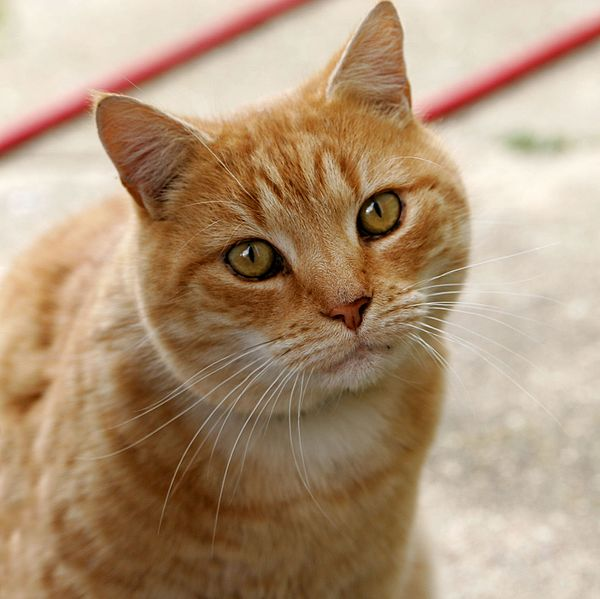
#> input picture img/Cat03.jpg, 600 x 599 px, given in place of Vertical.png, which was not available
$ python bordes_base.py
#> lines starting #> are read from the running program, lines starting #| are printed output that depends on the picture; pictures that were not available may be replaced by others from this repository, and a replacement may not be noted
import cv2
import numpy as np

vertical = cv2.imread('img/Vertical.png')
#> vertical is the input picture: shape (599, 600, 3); mean B, G, R 120.7, 148.8, 175.9

kernel_x = np.array([[-1,1],
                     [0,0]])

kernel_y = np.array([[-1,0],
                     [1,-0]])

output_x = cv2.filter2D(vertical,-1,kernel_x)
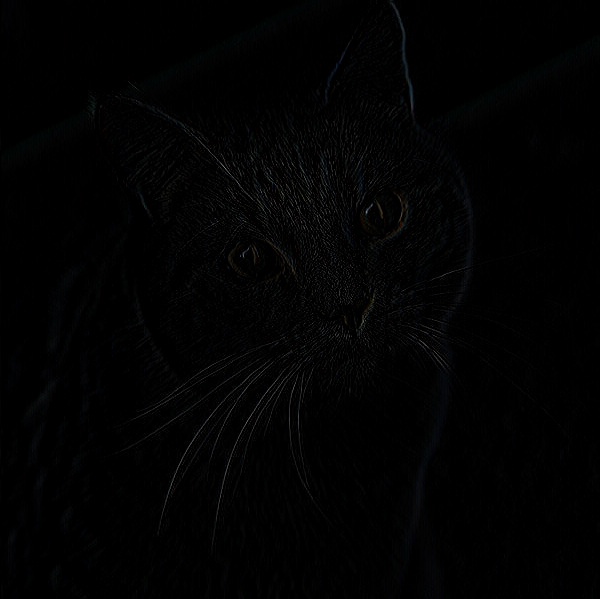
#> output_x: shape (599, 600, 3); mean B, G, R 2.1, 2, 1.9
output_y = cv2.filter2D(vertical,-1,kernel_y)

""" cv2.imshow('vertical',vertical)
cv2.imshow('vertical_x',output_x)
cv2.imshow('vertical_y',output_y)
 """

horizontal = cv2.imread('img/Horizontal.png')
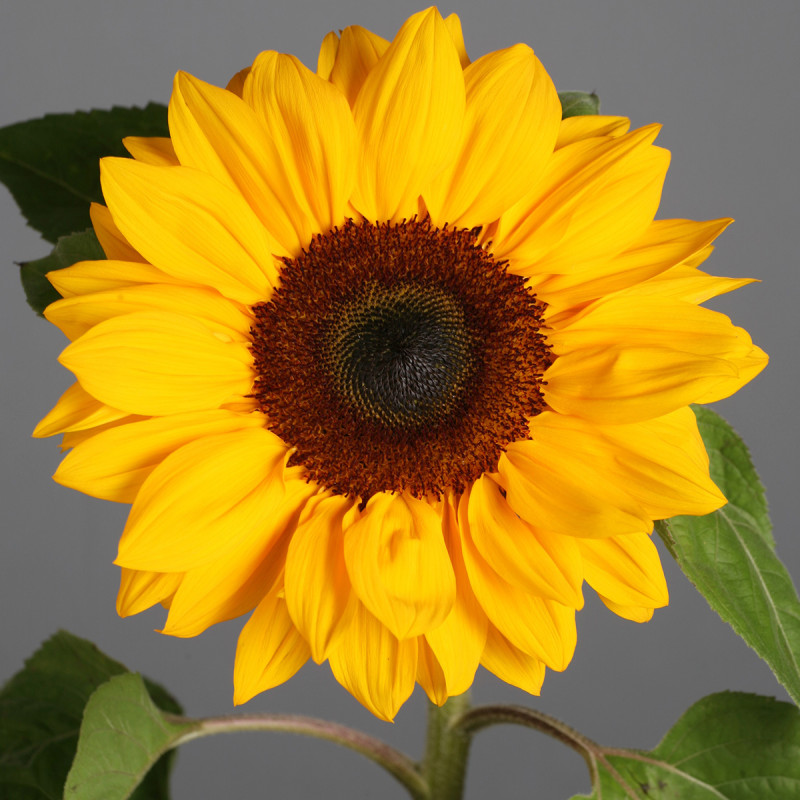
#> input picture img/Girasol.jpg, 800 x 800 px, given in place of Horizontal.png, which was not available
#> horizontal is the input picture: shape (800, 800, 3); mean B, G, R 41.3, 128.9, 163.2
gx= cv2.filter2D(horizontal,-1,kernel_x)
gy = cv2.filter2D(horizontal,-1,kernel_y)
"""
cv2.imshow('horizontal', horizontal)
cv2.imshow('gx', gx)
cv2.imshow('gy',gy)
cv2.waitKey(0)
 """

fruta = cv2.imread('img/fruta2.jpg')
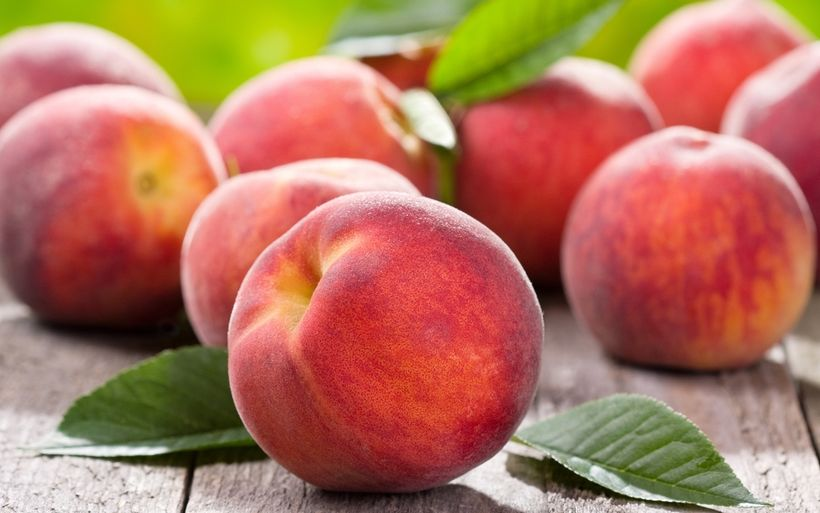
#> input picture img/fruta2.jpg, 820 x 513 px, found by its file name
#> fruta is the input picture: shape (513, 820, 3); mean B, G, R 92.9, 116, 177.7
gx= cv2.filter2D(fruta,-1,kernel_x)
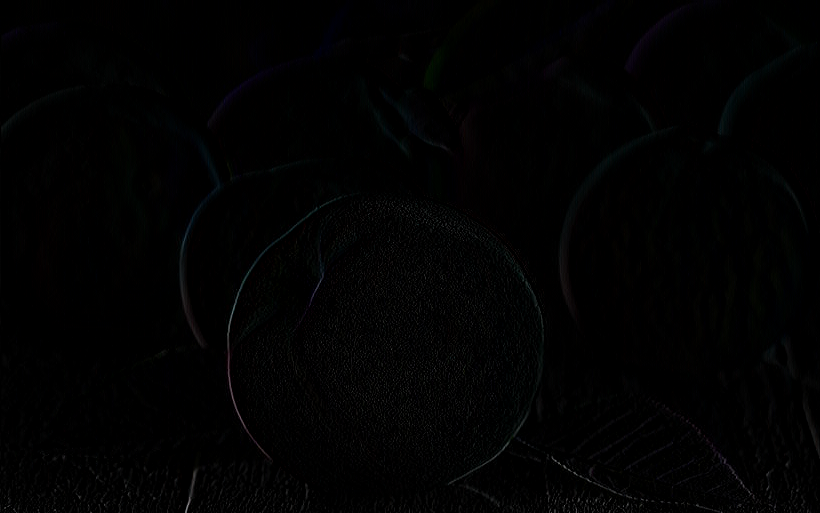
#> gx: shape (513, 820, 3); mean B, G, R 1.9, 1.8, 1.7
gy = cv2.filter2D(fruta,-1,kernel_y)
#> gy: shape (513, 820, 3)
cv2.imshow('fruta', fruta)
cv2.imshow('gx', gx)
cv2.imshow('gy',gy)
cv2.waitKey(0)
